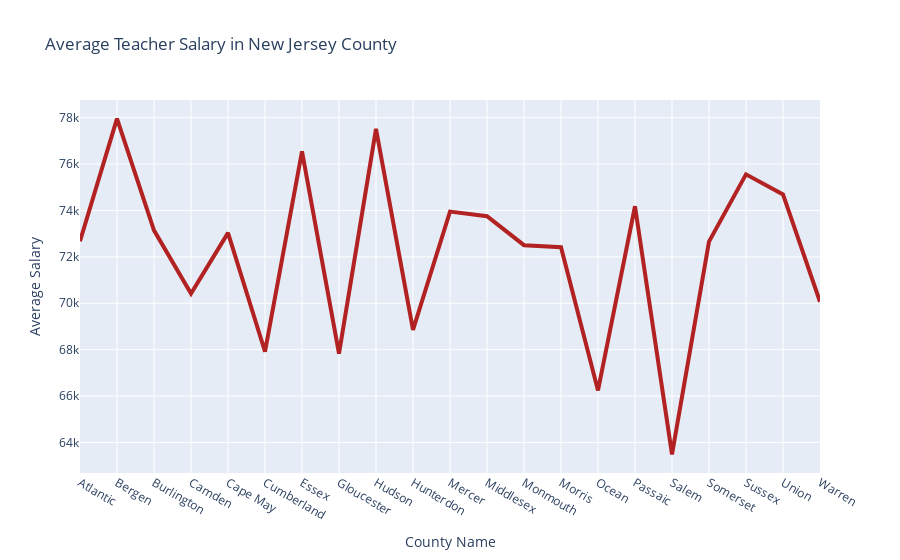

Notebook code for this chart:
### Code cell
fig = go.Figure()
fig.add_trace(go.Scatter(x=county, y = avgSalary, line=dict(color='firebrick', width=4)))
# Edit the layout
fig.update_layout(title='Average Teacher Salary in New Jersey County',
                   xaxis_title='County Name',
                   yaxis_title='Average Salary')
fig.show()

### Figure 1 — Plotly figure (JSON) as saved in the notebook; plotly's stock layout.template omitted (floating-point values rounded to 4 significant figures)
{"data": [{"line": {"color": "firebrick", "width": 4}, "type": "scatter", "x": ["Atlantic", "Bergen", "Burlington", "Camden", "Cape May", "Cumberland", "Essex", "Gloucester", "Hudson", "Hunterdon", "Mercer", "Middlesex", "Monmouth", "Morris", "Ocean", "Passaic", "Salem", "Somerset", "Sussex", "Union", "Warren"], "y": [72680.0, 77960.0, 73140.0, 70420.0, 73040.0, 67920.0, 76550.0, 67830.0, 77520.0, 68860.0, 73950.0, 73750.0, 72500.0, 72420.0, 66240.0, 74180.0, 63490.0, 72660.0, 75560.0, 74690.0, 70070.0]}], "layout": {"title": {"text": "Average Teacher Salary in New Jersey County"}, "xaxis": {"title": {"text": "County Name"}}, "yaxis": {"title": {"text": "Average Salary"}}}}
